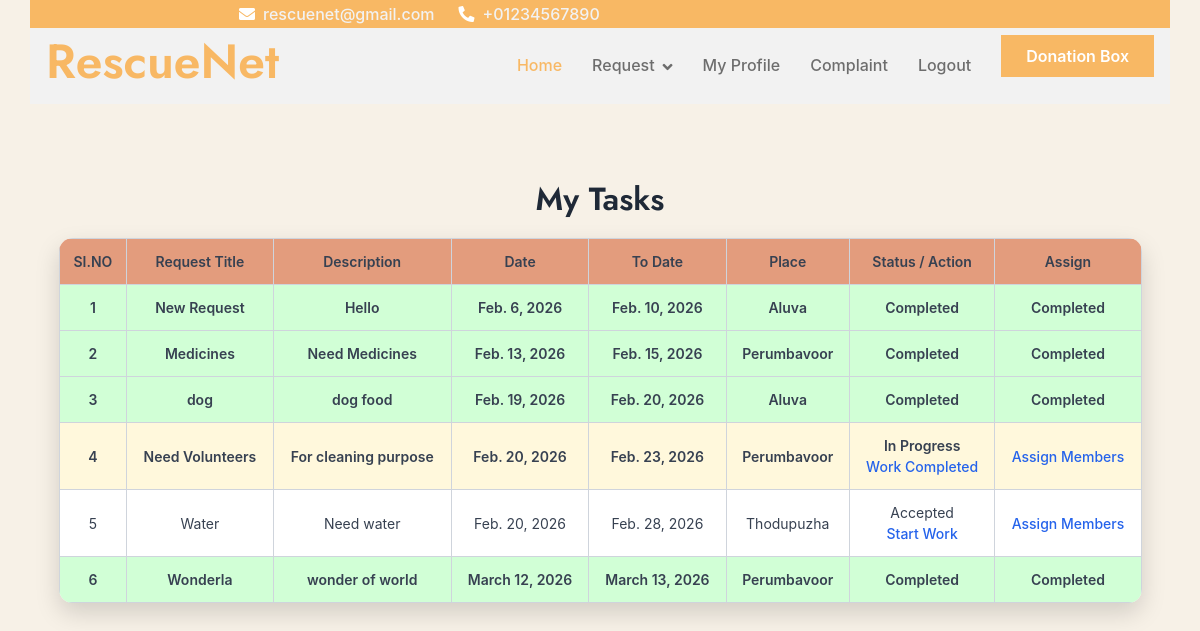
/Volunteer/ViewMyTask/ (signed in), run on an earlier commit of the app's database.
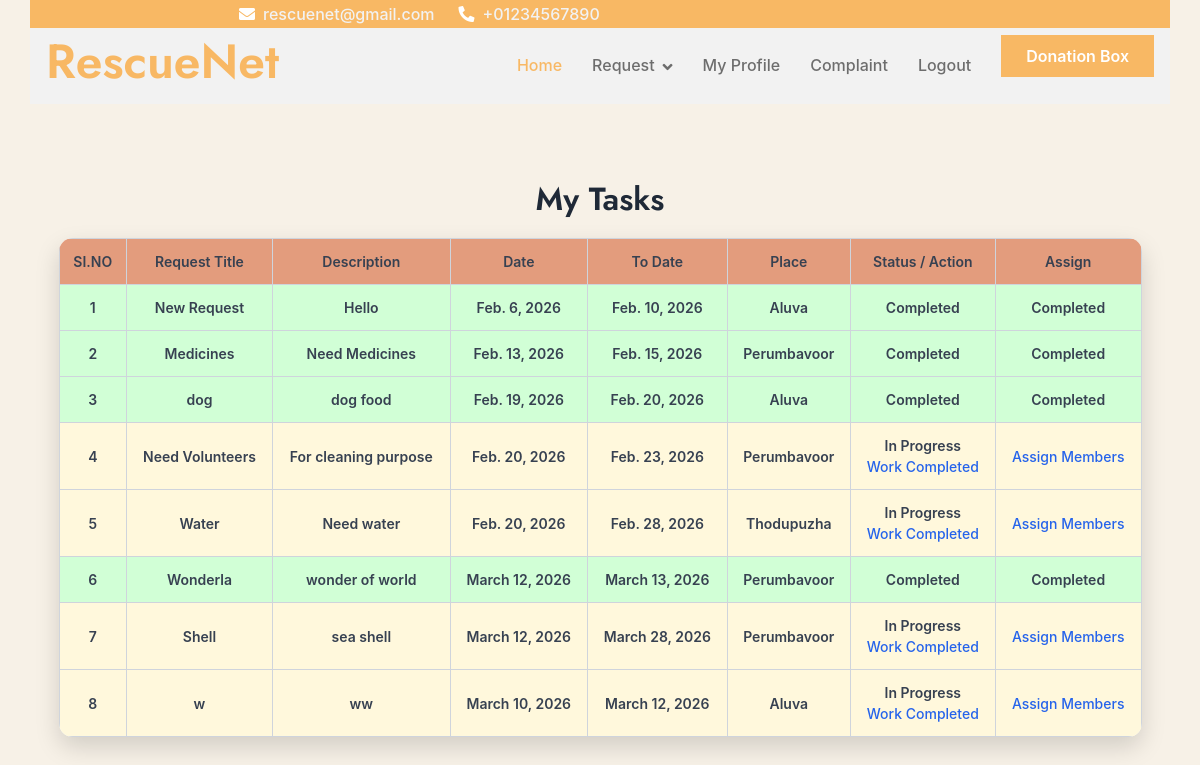
And on a later commit of the database.
### Volunteer/models.py (models this page shows)
class tbl_response(models.Model):
    response_date=models.DateField(auto_now_add=True)
    response_status=models.IntegerField(default=0)
    volunteer_id=models.ForeignKey(tbl_volunteer,on_delete=models.CASCADE)
    request_id=models.ForeignKey(tbl_request,on_delete=models.CASCADE)

### User/models.py (models this page shows)
class tbl_request(models.Model):
    request_title = models.CharField(max_length=50)
    request_content = models.CharField(max_length=100)
    request_date = models.DateField(auto_now_add=True)
    request_todate = models.DateField()
    request_status = models.IntegerField(default=0)
    request_type = models.IntegerField(default=0)
    place_id = models.ForeignKey(tbl_place, on_delete=models.CASCADE)
    user_id = models.ForeignKey(tbl_user, on_delete=models.CASCADE)
    request_message = models.CharField(max_length=255, blank=True, null=True)

### Admin/models.py (models this page shows)
class tbl_place(models.Model):
    place_name = models.CharField(max_length=50)
    district = models.ForeignKey(tbl_district,on_delete=models.CASCADE)

### Volunteer/views.py (the view)
# urls.py: path("ViewMyTask/",views.ViewMyTask,name="ViewMyTask"),
def ViewMyTask(request):
    if "vid" not in request.session:
        return redirect("Guest:Login")
    responsedata = tbl_response.objects.filter(
        volunteer_id=request.session["vid"]
    )
    return render(request, 'Volunteer/ViewMyTask.html', {
        'responsedata': responsedata
    })

### Volunteer/Templates/Volunteer/ViewMyTask.html (shortened to what this page needs)
{% extends 'Volunteer/Header.html' %}
{% block content %}
<!DOCTYPE html>
<html lang="en">
<head>
</head>
<body>
<h2>My Tasks</h2>
<table>
    <tr>
        <th>SI.NO</th>
        <th>Request Title</th>
        <th>Description</th>
        <th>Date</th>
        <th>To Date</th>
        <th>Place</th>
        <th>Status / Action</th>
        <th>Assign</th>
    </tr>
    {% for i in responsedata %}
    <tr {% if i.response_status == 2 %}class="in-progress"{% elif i.response_status == 3 %}class="completed"{% endif %}>
        <td>{{ forloop.counter }}</td>
        <td>{{ i.request_id.request_title }}</td>
        <td>{{ i.request_id.request_content }}</td>
        <td>{{ i.request_id.request_date }}</td>
        <td>{{ i.request_id.request_todate }}</td>
        <td>{{ i.request_id.place_id.place_name }}</td>
        <td>
            {% if i.response_status == 0 %}
                Accepted <br>
                <a href="{% url 'Volunteer:InProgress' i.id %}">Start Work</a>
            {% elif i.response_status == 2 %}
                In Progress <br>
                <a href="{% url 'Volunteer:Completed' i.id %}">Work Completed</a>
            {% elif i.response_status == 3 %}
                Completed
            {% else %}
                Pending
            {% endif %}
        </td>
        <td>
            {% if i.response_status != 3 %}
                <a href="{% url 'Volunteer:AssignMembers' i.id %}">Assign Members</a>
            {% else %}
                Completed
            {% endif %}
        </td>
    </tr>
    {% empty %}
    <tr>
        <td colspan="8">No Tasks Found</td>
    </tr>
    {% endfor %}
</table>
</body>
</html>
{% endblock %}

What changed in the data, as far as the page shows it:
changed tbl_response "Water": response_status "Accepted Start Work" → "In Progress Work Completed"
added tbl_response: request_id.request_title "Shell", request_id.request_content "sea shell", request_id.request_date "March 12, 2026", request_id.request_todate "March 28, 2026", request_id.place_id.place_name "Perumbavoor", response_status "In Progress"
added tbl_response: request_id.request_title "w", request_id.request_content "ww", request_id.request_date "March 10, 2026", request_id.request_todate "March 12, 2026", request_id.place_id.place_name "Aluva", response_status "In Progress"
